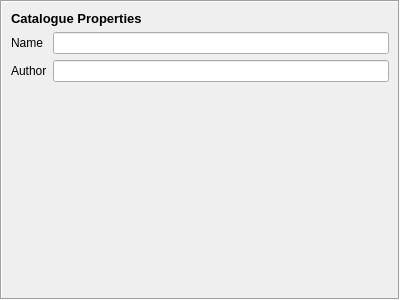
<?xml version="1.0" encoding="UTF-8"?>
<ui version="4.0">
 <class>CatalogueInspectorWidget</class>
 <widget class="QWidget" name="CatalogueInspectorWidget">
  <property name="geometry">
   <rect>
    <x>0</x>
    <y>0</y>
    <width>400</width>
    <height>300</height>
   </rect>
  </property>
  <property name="windowTitle">
   <string>Form</string>
  </property>
  <layout class="QVBoxLayout" name="verticalLayout_2">
   <property name="leftMargin">
    <number>0</number>
   </property>
   <property name="topMargin">
    <number>0</number>
   </property>
   <property name="rightMargin">
    <number>0</number>
   </property>
   <property name="bottomMargin">
    <number>0</number>
   </property>
   <item>
    <widget class="QFrame" name="frame">
     <property name="frameShape">
      <enum>QFrame::Box</enum>
     </property>
     <property name="frameShadow">
      <enum>QFrame::Sunken</enum>
     </property>
     <property name="lineWidth">
      <number>1</number>
     </property>
     <layout class="QVBoxLayout" name="verticalLayout">
      <property name="leftMargin">
       <number>0</number>
      </property>
      <property name="topMargin">
       <number>0</number>
      </property>
      <property name="rightMargin">
       <number>0</number>
      </property>
      <property name="bottomMargin">
       <number>0</number>
      </property>
      <item>
       <widget class="QStackedWidget" name="stackedWidget">
        <property name="currentIndex">
         <number>1</number>
        </property>
        <widget class="QWidget" name="emptyPage"/>
        <widget class="QWidget" name="catalogueInspectorPage">
         <layout class="QGridLayout" name="gridLayout_2">
          <item row="1" column="0">
           <widget class="QLabel" name="label_7">
            <property name="text">
             <string>Name</string>
            </property>
           </widget>
          </item>
          <item row="1" column="1">
           <widget class="QLineEdit" name="leCatalogueName"/>
          </item>
          <item row="2" column="0">
           <widget class="QLabel" name="label_8">
            <property name="text">
             <string>Author</string>
            </property>
           </widget>
          </item>
          <item row="2" column="1">
           <widget class="QLineEdit" name="leCatalogueAuthor">
            <property name="text">
             <string/>
            </property>
           </widget>
          </item>
          <item row="3" column="1">
           <spacer name="verticalSpacer_2">
            <property name="orientation">
             <enum>Qt::Vertical</enum>
            </property>
            <property name="sizeHint" stdset="0">
             <size>
              <width>20</width>
              <height>40</height>
             </size>
            </property>
           </spacer>
          </item>
          <item row="0" column="0" colspan="2">
           <widget class="QLabel" name="label_9">
            <property name="font">
             <font>
              <pointsize>10</pointsize>
              <weight>75</weight>
              <bold>true</bold>
             </font>
            </property>
            <property name="text">
             <string>Catalogue Properties</string>
            </property>
           </widget>
          </item>
         </layout>
        </widget>
        <widget class="QWidget" name="eventInspectorPage">
         <layout class="QGridLayout" name="gridLayout">
          <item row="5" column="1">
           <widget class="QDateTimeEdit" name="dateTimeEventTEnd"/>
          </item>
          <item row="4" column="0">
           <widget class="QLabel" name="label_4">
            <property name="text">
             <string>TStart</string>
            </property>
           </widget>
          </item>
          <item row="6" column="0">
           <widget class="QLabel" name="label_6">
            <property name="text">
             <string>Tags</string>
            </property>
           </widget>
          </item>
          <item row="3" column="0">
           <widget class="QLabel" name="label_3">
            <property name="text">
             <string>Product</string>
            </property>
           </widget>
          </item>
          <item row="3" column="1">
           <widget class="QLineEdit" name="leEventProduct"/>
          </item>
          <item row="5" column="0">
           <widget class="QLabel" name="label_5">
            <property name="text">
             <string>Tend</string>
            </property>
           </widget>
          </item>
          <item row="4" column="1">
           <widget class="QDateTimeEdit" name="dateTimeEventTStart"/>
          </item>
          <item row="2" column="0">
           <widget class="QLabel" name="label_2">
            <property name="text">
             <string>Mission</string>
            </property>
           </widget>
          </item>
          <item row="1" column="1">
           <widget class="QLineEdit" name="leEventName"/>
          </item>
          <item row="1" column="0">
           <widget class="QLabel" name="label">
            <property name="text">
             <string>Name</string>
            </property>
           </widget>
          </item>
          <item row="2" column="1">
           <widget class="QLineEdit" name="leEventMission"/>
          </item>
          <item row="6" column="1">
           <widget class="QLineEdit" name="leEventTags"/>
          </item>
          <item row="7" column="1">
           <spacer name="verticalSpacer">
            <property name="orientation">
             <enum>Qt::Vertical</enum>
            </property>
            <property name="sizeHint" stdset="0">
             <size>
              <width>20</width>
              <height>40</height>
             </size>
            </property>
           </spacer>
          </item>
          <item row="0" column="0" colspan="2">
           <widget class="QLabel" name="label_10">
            <property name="font">
             <font>
              <pointsize>10</pointsize>
              <weight>75</weight>
              <bold>true</bold>
             </font>
            </property>
            <property name="text">
             <string>Event Properties</string>
            </property>
           </widget>
          </item>
         </layout>
        </widget>
       </widget>
      </item>
     </layout>
    </widget>
   </item>
  </layout>
 </widget>
 <resources/>
 <connections/>
</ui>
